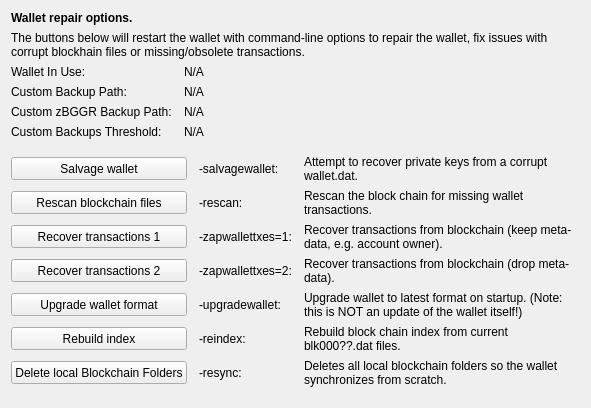
     <widget class="QWidget" name="tab_repair">
      <attribute name="title">
       <string>&amp;Wallet Repair</string>
      </attribute>
      <layout class="QGridLayout" name="gridLayout_4" columnstretch="0,0,0,0">
       <property name="horizontalSpacing">
        <number>12</number>
       </property>
       <item row="0" column="0" colspan="4">
        <widget class="QLabel" name="label_repair_header">
         <property name="font">
          <font>
           <weight>75</weight>
           <bold>true</bold>
          </font>
         </property>
         <property name="text">
          <string>Wallet repair options.</string>
         </property>
        </widget>
       </item>
       <item row="1" column="0" colspan="4">
        <widget class="QLabel" name="label_repair_helptext">
         <property name="font">
          <font>
           <weight>50</weight>
           <bold>false</bold>
          </font>
         </property>
         <property name="text">
          <string>The buttons below will restart the wallet with command-line options to repair the wallet, fix issues with corrupt blockhain files or missing/obsolete transactions.</string>
         </property>
         <property name="wordWrap">
          <bool>true</bool>
         </property>
        </widget>
       </item>
       <item row="2" column="0">
        <widget class="QLabel" name="wallet_path_label">
         <property name="text">
          <string>Wallet In Use:</string>
         </property>
        </widget>
       </item>
       <item row="2" column="1" colspan="3">
        <widget class="QLabel" name="wallet_path">
         <property name="cursor">
          <cursorShape>IBeamCursor</cursorShape>
         </property>
         <property name="text">
          <string>N/A</string>
         </property>
         <property name="textFormat">
          <enum>Qt::PlainText</enum>
         </property>
         <property name="textInteractionFlags">
          <set>Qt::LinksAccessibleByMouse|Qt::TextSelectableByKeyboard|Qt::TextSelectableByMouse</set>
         </property>
        </widget>
       </item>
       <item row="3" column="0">
        <widget class="QLabel" name="wallet_custombackuppath_label">
         <property name="visible">
          <bool>false</bool>
         </property>
         <property name="text">
          <string>Custom Backup Path:</string>
         </property>
        </widget>
       </item>
       <item row="3" column="1" colspan="3">
        <widget class="QLabel" name="wallet_custombackuppath">
         <property name="cursor">
          <cursorShape>IBeamCursor</cursorShape>
         </property>
         <property name="visible">
          <bool>false</bool>
         </property>
         <property name="text">
          <string>N/A</string>
         </property>
         <property name="textFormat">
          <enum>Qt::PlainText</enum>
         </property>
         <property name="textInteractionFlags">
          <set>Qt::LinksAccessibleByMouse|Qt::TextSelectableByKeyboard|Qt::TextSelectableByMouse</set>
         </property>
        </widget>
       </item>
       <item row="4" column="0">
        <widget class="QLabel" name="wallet_customzpivbackuppath_label">
         <property name="visible">
          <bool>false</bool>
         </property>
         <property name="text">
          <string>Custom zBGGR Backup Path:</string>
         </property>
        </widget>
       </item>
       <item row="4" column="1" colspan="3">
        <widget class="QLabel" name="wallet_customzpivbackuppath">
         <property name="cursor">
          <cursorShape>IBeamCursor</cursorShape>
         </property>
         <property name="visible">
          <bool>false</bool>
         </property>
         <property name="text">
          <string>N/A</string>
         </property>
         <property name="textFormat">
          <enum>Qt::PlainText</enum>
         </property>
         <property name="textInteractionFlags">
          <set>Qt::LinksAccessibleByMouse|Qt::TextSelectableByKeyboard|Qt::TextSelectableByMouse</set>
         </property>
        </widget>
       </item>
       <item row="5" column="0">
        <widget class="QLabel" name="wallet_custombackupthreshold_label">
         <property name="visible">
          <bool>false</bool>
         </property>
         <property name="text">
          <string>Custom Backups Threshold:</string>
         </property>
        </widget>
       </item>
       <item row="5" column="1" colspan="3">
        <widget class="QLabel" name="wallet_custombackupthreshold">
         <property name="cursor">
          <cursorShape>IBeamCursor</cursorShape>
         </property>
         <property name="visible">
          <bool>false</bool>
         </property>
         <property name="text">
          <string>N/A</string>
         </property>
         <property name="textFormat">
          <enum>Qt::PlainText</enum>
         </property>
         <property name="textInteractionFlags">
          <set>Qt::LinksAccessibleByMouse|Qt::TextSelectableByKeyboard|Qt::TextSelectableByMouse</set>
         </property>
        </widget>
       </item>
       <item row="6" column="0">
        <spacer name="verticalSpacer_repair1">
         <property name="orientation">
          <enum>Qt::Vertical</enum>
         </property>
         <property name="sizeHint" stdset="0">
          <size>
           <width>10</width>
           <height>10</height>
          </size>
         </property>
        </spacer>
       </item>
       <item row="7" column="0" colspan="2">
        <widget class="QPushButton" name="btn_salvagewallet">
         <property name="minimumSize">
          <size>
           <width>100</width>
           <height>23</height>
          </size>
         </property>
         <property name="text">
          <string>Salvage wallet</string>
         </property>
        </widget>
       </item>
       <item row="7" column="2">
        <widget class="QLabel" name="label_repair_salvage_command">
         <property name="text">
          <string notr="true">-salvagewallet:</string>
         </property>
        </widget>
       </item>
       <item row="7" column="3">
        <widget class="QLabel" name="label_repair_salvage">
         <property name="text">
          <string>Attempt to recover private keys from a corrupt wallet.dat.</string>
         </property>
         <property name="wordWrap">
          <bool>true</bool>
         </property>
        </widget>
       </item>
       <item row="8" column="0" colspan="2">
        <widget class="QPushButton" name="btn_rescan">
         <property name="minimumSize">
          <size>
           <width>100</width>
           <height>23</height>
          </size>
         </property>
         <property name="text">
          <string>Rescan blockchain files</string>
         </property>
        </widget>
       </item>
       <item row="8" column="2">
        <widget class="QLabel" name="label_repair_rescan_command">
         <property name="text">
          <string notr="true">-rescan:</string>
         </property>
        </widget>
       </item>
       <item row="8" column="3">
        <widget class="QLabel" name="label_repair_rescan">
         <property name="text">
          <string>Rescan the block chain for missing wallet transactions.</string>
         </property>
         <property name="wordWrap">
          <bool>true</bool>
         </property>
        </widget>
       </item>
       <item row="9" column="0" colspan="2">
        <widget class="QPushButton" name="btn_zapwallettxes1">
         <property name="minimumSize">
          <size>
           <width>100</width>
           <height>23</height>
          </size>
         </property>
         <property name="text">
          <string>Recover transactions 1</string>
         </property>
        </widget>
       </item>
       <item row="9" column="2">
        <widget class="QLabel" name="label_repair_zap1_command">
         <property name="text">
          <string notr="true">-zapwallettxes=1:</string>
         </property>
        </widget>
       </item>
       <item row="9" column="3">
        <widget class="QLabel" name="label_repair_zap1">
         <property name="text">
          <string>Recover transactions from blockchain (keep meta-data, e.g. account owner).</string>
         </property>
         <property name="wordWrap">
          <bool>true</bool>
         </property>
        </widget>
       </item>
       <item row="10" column="0" colspan="2">
        <widget class="QPushButton" name="btn_zapwallettxes2">
         <property name="minimumSize">
          <size>
           <width>100</width>
           <height>23</height>
          </size>
         </property>
         <property name="text">
          <string>Recover transactions 2</string>
         </property>
        </widget>
       </item>
       <item row="10" column="2">
        <widget class="QLabel" name="label_repair_zap2_command">
         <property name="text">
          <string notr="true">-zapwallettxes=2:</string>
         </property>
        </widget>
       </item>
       <item row="10" column="3">
        <widget class="QLabel" name="label_repair_zap2">
         <property name="text">
          <string>Recover transactions from blockchain (drop meta-data).</string>
         </property>
         <property name="wordWrap">
          <bool>true</bool>
         </property>
        </widget>
       </item>
       <item row="11" column="0" colspan="2">
        <widget class="QPushButton" name="btn_upgradewallet">
         <property name="minimumSize">
          <size>
           <width>100</width>
           <height>23</height>
          </size>
         </property>
         <property name="text">
          <string>Upgrade wallet format</string>
         </property>
        </widget>
       </item>
       <item row="11" column="2">
        <widget class="QLabel" name="label_repair_upgrade_command">
         <property name="text">
          <string notr="true">-upgradewallet:</string>
         </property>
        </widget>
       </item>
       <item row="11" column="3">
        <widget class="QLabel" name="label_repair_upgrade">
         <property name="text">
          <string>Upgrade wallet to latest format on startup. (Note: this is NOT an update of the wallet itself!)</string>
         </property>
         <property name="wordWrap">
          <bool>true</bool>
         </property>
        </widget>
       </item>
       <item row="12" column="0" colspan="2">
        <widget class="QPushButton" name="btn_reindex">
         <property name="minimumSize">
          <size>
           <width>100</width>
           <height>23</height>
          </size>
         </property>
         <property name="text">
          <string>Rebuild index</string>
         </property>
        </widget>
       </item>
       <item row="12" column="2">
        <widget class="QLabel" name="label_repair_reindex_command">
         <property name="text">
          <string notr="true">-reindex:</string>
         </property>
        </widget>
       </item>
       <item row="12" column="3">
        <widget class="QLabel" name="label_repair_reindex">
         <property name="text">
          <string>Rebuild block chain index from current blk000??.dat files.</string>
         </property>
         <property name="wordWrap">
          <bool>true</bool>
         </property>
        </widget>
       </item>
       <item row="13" column="0" colspan="2">
        <widget class="QPushButton" name="btn_resync">
         <property name="minimumSize">
          <size>
           <width>100</width>
           <height>23</height>
          </size>
         </property>
         <property name="text">
          <string>Delete local Blockchain Folders</string>
         </property>
        </widget>
       </item>
       <item row="13" column="2">
        <widget class="QLabel" name="label_repair_resync_command">
         <property name="text">
          <string>-resync:</string>
         </property>
        </widget>
       </item>
       <item row="13" column="3">
        <widget class="QLabel" name="label_repair_resync">
         <property name="text">
          <string>Deletes all local blockchain folders so the wallet synchronizes from scratch.</string>
         </property>
         <property name="wordWrap">
          <bool>true</bool>
         </property>
        </widget>
       </item>
       <item row="14" column="0">
        <spacer name="verticalSpacer_repair2">
         <property name="orientation">
          <enum>Qt::Vertical</enum>
         </property>
         <property name="sizeHint" stdset="0">
          <size>
           <width>20</width>
           <height>10</height>
          </size>
         </property>
        </spacer>
       </item>
      </layout>
     </widget>
